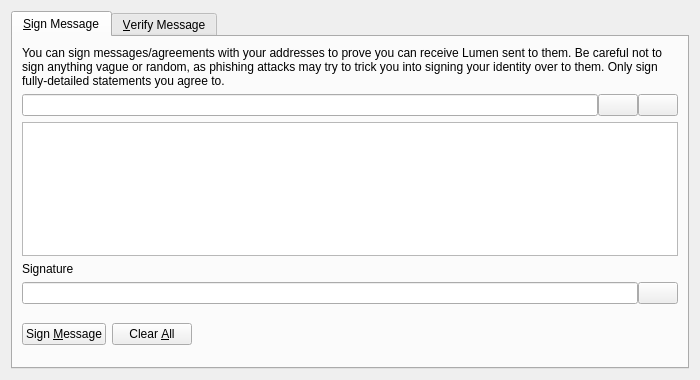
<?xml version="1.0" encoding="UTF-8"?>
<ui version="4.0">
 <class>SignVerifyMessageDialog</class>
 <widget class="QDialog" name="SignVerifyMessageDialog">
  <property name="geometry">
   <rect>
    <x>0</x>
    <y>0</y>
    <width>700</width>
    <height>380</height>
   </rect>
  </property>
  <property name="windowTitle">
   <string>Signatures - Sign / Verify a Message</string>
  </property>
  <property name="modal">
   <bool>true</bool>
  </property>
  <layout class="QVBoxLayout" name="verticalLayout">
   <item>
    <widget class="QTabWidget" name="tabWidget">
     <property name="currentIndex">
      <number>0</number>
     </property>
     <widget class="QWidget" name="tabSignMessage">
      <attribute name="title">
       <string>&amp;Sign Message</string>
      </attribute>
      <layout class="QVBoxLayout" name="verticalLayout_SM">
       <item>
        <widget class="QLabel" name="infoLabel_SM">
         <property name="text">
          <string>You can sign messages/agreements with your addresses to prove you can receive Lumen sent to them. Be careful not to sign anything vague or random, as phishing attacks may try to trick you into signing your identity over to them. Only sign fully-detailed statements you agree to.</string>
         </property>
         <property name="textFormat">
          <enum>Qt::PlainText</enum>
         </property>
         <property name="wordWrap">
          <bool>true</bool>
         </property>
        </widget>
       </item>
       <item>
        <layout class="QHBoxLayout" name="horizontalLayout_1_SM">
         <property name="spacing">
          <number>0</number>
         </property>
         <item>
          <widget class="QValidatedLineEdit" name="addressIn_SM">
           <property name="toolTip">
            <string>The Lumen address to sign the message with</string>
           </property>
          </widget>
         </item>
         <item>
          <widget class="QPushButton" name="addressBookButton_SM">
           <property name="toolTip">
            <string>Choose previously used address</string>
           </property>
           <property name="text">
            <string/>
           </property>
           <property name="shortcut">
            <string>Alt+A</string>
           </property>
           <property name="autoDefault">
            <bool>false</bool>
           </property>
          </widget>
         </item>
         <item>
          <widget class="QPushButton" name="pasteButton_SM">
           <property name="toolTip">
            <string>Paste address from clipboard</string>
           </property>
           <property name="text">
            <string/>
           </property>
           <property name="shortcut">
            <string>Alt+P</string>
           </property>
           <property name="autoDefault">
            <bool>false</bool>
           </property>
          </widget>
         </item>
        </layout>
       </item>
       <item>
        <widget class="QPlainTextEdit" name="messageIn_SM">
         <property name="toolTip">
          <string>Enter the message you want to sign here</string>
         </property>
        </widget>
       </item>
       <item>
        <widget class="QLabel" name="signatureLabel_SM">
         <property name="text">
          <string>Signature</string>
         </property>
         <property name="textFormat">
          <enum>Qt::PlainText</enum>
         </property>
        </widget>
       </item>
       <item>
        <layout class="QHBoxLayout" name="horizontalLayout_2_SM">
         <property name="spacing">
          <number>0</number>
         </property>
         <item>
          <widget class="QLineEdit" name="signatureOut_SM">
           <property name="font">
            <font>
             <italic>true</italic>
            </font>
           </property>
           <property name="readOnly">
            <bool>true</bool>
           </property>
          </widget>
         </item>
         <item>
          <widget class="QPushButton" name="copySignatureButton_SM">
           <property name="toolTip">
            <string>Copy the current signature to the system clipboard</string>
           </property>
           <property name="text">
            <string/>
           </property>
           <property name="autoDefault">
            <bool>false</bool>
           </property>
          </widget>
         </item>
        </layout>
       </item>
       <item>
        <layout class="QHBoxLayout" name="horizontalLayout_3_SM">
         <item>
          <widget class="QPushButton" name="signMessageButton_SM">
           <property name="toolTip">
            <string>Sign the message to prove you own this Lumen address</string>
           </property>
           <property name="text">
            <string>Sign &amp;Message</string>
           </property>
           <property name="autoDefault">
            <bool>false</bool>
           </property>
          </widget>
         </item>
         <item>
          <widget class="QPushButton" name="clearButton_SM">
           <property name="toolTip">
            <string>Reset all sign message fields</string>
           </property>
           <property name="text">
            <string>Clear &amp;All</string>
           </property>
           <property name="autoDefault">
            <bool>false</bool>
           </property>
          </widget>
         </item>
         <item>
          <spacer name="horizontalSpacer_1_SM">
           <property name="orientation">
            <enum>Qt::Horizontal</enum>
           </property>
           <property name="sizeHint" stdset="0">
            <size>
             <width>40</width>
             <height>48</height>
            </size>
           </property>
          </spacer>
         </item>
         <item>
          <widget class="QLabel" name="statusLabel_SM">
           <property name="font">
            <font>
             <weight>75</weight>
             <bold>true</bold>
            </font>
           </property>
           <property name="text">
            <string/>
           </property>
           <property name="wordWrap">
            <bool>true</bool>
           </property>
          </widget>
         </item>
         <item>
          <spacer name="horizontalSpacer_2_SM">
           <property name="orientation">
            <enum>Qt::Horizontal</enum>
           </property>
           <property name="sizeHint" stdset="0">
            <size>
             <width>40</width>
             <height>48</height>
            </size>
           </property>
          </spacer>
         </item>
        </layout>
       </item>
      </layout>
     </widget>
     <widget class="QWidget" name="tabVerifyMessage">
      <attribute name="title">
       <string>&amp;Verify Message</string>
      </attribute>
      <layout class="QVBoxLayout" name="verticalLayout_VM">
       <item>
        <widget class="QLabel" name="infoLabel_VM">
         <property name="text">
          <string>Enter the receiver's address, message (ensure you copy line breaks, spaces, tabs, etc. exactly) and signature below to verify the message. Be careful not to read more into the signature than what is in the signed message itself, to avoid being tricked by a man-in-the-middle attack. Note that this only proves the signing party receives with the address, it cannot prove sendership of any transaction!</string>
         </property>
         <property name="textFormat">
          <enum>Qt::PlainText</enum>
         </property>
         <property name="alignment">
          <set>Qt::AlignLeading|Qt::AlignLeft|Qt::AlignTop</set>
         </property>
         <property name="wordWrap">
          <bool>true</bool>
         </property>
        </widget>
       </item>
       <item>
        <layout class="QHBoxLayout" name="horizontalLayout_1_VM">
         <property name="spacing">
          <number>0</number>
         </property>
         <item>
          <widget class="QValidatedLineEdit" name="addressIn_VM">
           <property name="toolTip">
            <string>The Lumen address the message was signed with</string>
           </property>
          </widget>
         </item>
         <item>
          <widget class="QPushButton" name="addressBookButton_VM">
           <property name="toolTip">
            <string>Choose previously used address</string>
           </property>
           <property name="text">
            <string/>
           </property>
           <property name="shortcut">
            <string>Alt+A</string>
           </property>
           <property name="autoDefault">
            <bool>false</bool>
           </property>
          </widget>
         </item>
        </layout>
       </item>
       <item>
        <widget class="QPlainTextEdit" name="messageIn_VM"/>
       </item>
       <item>
        <widget class="QValidatedLineEdit" name="signatureIn_VM"/>
       </item>
       <item>
        <layout class="QHBoxLayout" name="horizontalLayout_2_VM">
         <item>
          <widget class="QPushButton" name="verifyMessageButton_VM">
           <property name="toolTip">
            <string>Verify the message to ensure it was signed with the specified Lumen address</string>
           </property>
           <property name="text">
            <string>Verify &amp;Message</string>
           </property>
           <property name="autoDefault">
            <bool>false</bool>
           </property>
          </widget>
         </item>
         <item>
          <widget class="QPushButton" name="clearButton_VM">
           <property name="toolTip">
            <string>Reset all verify message fields</string>
           </property>
           <property name="text">
            <string>Clear &amp;All</string>
           </property>
           <property name="autoDefault">
            <bool>false</bool>
           </property>
          </widget>
         </item>
         <item>
          <spacer name="horizontalSpacer_1_VM">
           <property name="orientation">
            <enum>Qt::Horizontal</enum>
           </property>
           <property name="sizeHint" stdset="0">
            <size>
             <width>40</width>
             <height>48</height>
            </size>
           </property>
          </spacer>
         </item>
         <item>
          <widget class="QLabel" name="statusLabel_VM">
           <property name="font">
            <font>
             <weight>75</weight>
             <bold>true</bold>
            </font>
           </property>
           <property name="text">
            <string/>
           </property>
           <property name="wordWrap">
            <bool>true</bool>
           </property>
          </widget>
         </item>
         <item>
          <spacer name="horizontalSpacer_2_VM">
           <property name="orientation">
            <enum>Qt::Horizontal</enum>
           </property>
           <property name="sizeHint" stdset="0">
            <size>
             <width>40</width>
             <height>48</height>
            </size>
           </property>
          </spacer>
         </item>
        </layout>
       </item>
      </layout>
     </widget>
    </widget>
   </item>
  </layout>
 </widget>
 <customwidgets>
  <customwidget>
   <class>QValidatedLineEdit</class>
   <extends>QLineEdit</extends>
   <header>qvalidatedlineedit.h</header>
  </customwidget>
 </customwidgets>
 <resources>
  <include location="../lumen.qrc"/>
 </resources>
 <connections/>
</ui>
